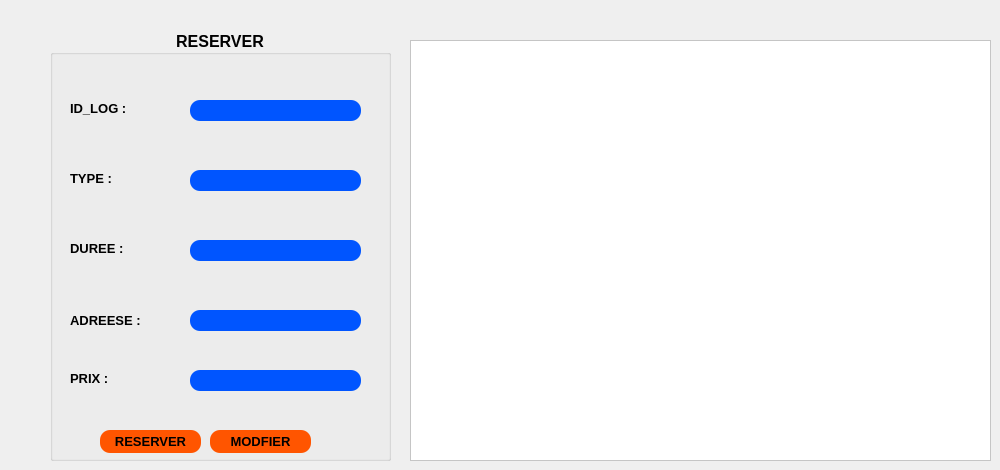
     <widget class="QWidget" name="tab_13">
      <attribute name="title">
       <string>RESERVATION</string>
      </attribute>
      <widget class="QGroupBox" name="Formulaire_3">
       <property name="geometry">
        <rect>
         <x>50</x>
         <y>30</y>
         <width>341</width>
         <height>431</height>
        </rect>
       </property>
       <property name="font">
        <font>
         <pointsize>12</pointsize>
         <weight>75</weight>
         <bold>true</bold>
        </font>
       </property>
       <property name="styleSheet">
        <string notr="true"/>
       </property>
       <property name="title">
        <string>RESERVER</string>
       </property>
       <property name="alignment">
        <set>Qt::AlignCenter</set>
       </property>
       <widget class="QLabel" name="label_60">
        <property name="geometry">
         <rect>
          <x>20</x>
          <y>70</y>
          <width>141</width>
          <height>16</height>
         </rect>
        </property>
        <property name="font">
         <font>
          <family>MS Shell Dlg 2</family>
          <pointsize>10</pointsize>
          <weight>75</weight>
          <bold>true</bold>
          <kerning>true</kerning>
         </font>
        </property>
        <property name="text">
         <string>ID_LOG :</string>
        </property>
       </widget>
       <widget class="QLabel" name="label_61">
        <property name="geometry">
         <rect>
          <x>20</x>
          <y>140</y>
          <width>111</width>
          <height>16</height>
         </rect>
        </property>
        <property name="font">
         <font>
          <family>MS Shell Dlg 2</family>
          <pointsize>10</pointsize>
          <weight>75</weight>
          <bold>true</bold>
          <kerning>true</kerning>
         </font>
        </property>
        <property name="text">
         <string>TYPE :</string>
        </property>
       </widget>
       <widget class="QLabel" name="label_62">
        <property name="geometry">
         <rect>
          <x>20</x>
          <y>210</y>
          <width>81</width>
          <height>16</height>
         </rect>
        </property>
        <property name="font">
         <font>
          <family>MS Shell Dlg 2</family>
          <pointsize>10</pointsize>
          <weight>75</weight>
          <bold>true</bold>
          <kerning>true</kerning>
         </font>
        </property>
        <property name="text">
         <string>DUREE :</string>
        </property>
       </widget>
       <widget class="QLabel" name="label_63">
        <property name="geometry">
         <rect>
          <x>20</x>
          <y>340</y>
          <width>71</width>
          <height>16</height>
         </rect>
        </property>
        <property name="font">
         <font>
          <family>MS Shell Dlg 2</family>
          <pointsize>10</pointsize>
          <weight>75</weight>
          <italic>false</italic>
          <bold>true</bold>
          <kerning>true</kerning>
         </font>
        </property>
        <property name="text">
         <string>PRIX :</string>
        </property>
       </widget>
       <widget class="QLineEdit" name="le_idlog_2">
        <property name="geometry">
         <rect>
          <x>140</x>
          <y>70</y>
          <width>171</width>
          <height>21</height>
         </rect>
        </property>
        <property name="font">
         <font>
          <pointsize>10</pointsize>
          <weight>75</weight>
          <bold>true</bold>
         </font>
        </property>
        <property name="styleSheet">
         <string notr="true">color: rgb(255,255,255);
background-color: rgb(0, 85, 255);
border-radius:10px;</string>
        </property>
       </widget>
       <widget class="QLineEdit" name="le_type_4">
        <property name="geometry">
         <rect>
          <x>140</x>
          <y>140</y>
          <width>171</width>
          <height>21</height>
         </rect>
        </property>
        <property name="font">
         <font>
          <pointsize>10</pointsize>
          <weight>75</weight>
          <bold>true</bold>
         </font>
        </property>
        <property name="styleSheet">
         <string notr="true">color: rgb(255,255,255);
background-color: rgb(0, 85, 255);
border-radius:10px;</string>
        </property>
       </widget>
       <widget class="QLineEdit" name="le_duree_2">
        <property name="geometry">
         <rect>
          <x>140</x>
          <y>210</y>
          <width>171</width>
          <height>21</height>
         </rect>
        </property>
        <property name="font">
         <font>
          <pointsize>10</pointsize>
          <weight>75</weight>
          <bold>true</bold>
         </font>
        </property>
        <property name="styleSheet">
         <string notr="true">color: rgb(255,255,255);
background-color: rgb(0, 85, 255);
border-radius:10px;</string>
        </property>
       </widget>
       <widget class="QLineEdit" name="le_adresse_2">
        <property name="geometry">
         <rect>
          <x>140</x>
          <y>280</y>
          <width>171</width>
          <height>21</height>
         </rect>
        </property>
        <property name="font">
         <font>
          <pointsize>10</pointsize>
          <weight>75</weight>
          <bold>true</bold>
         </font>
        </property>
        <property name="styleSheet">
         <string notr="true">color: rgb(255,255,255);
background-color: rgb(0, 85, 255);
border-radius:10px;</string>
        </property>
       </widget>
       <widget class="QLineEdit" name="le_prix_3">
        <property name="geometry">
         <rect>
          <x>140</x>
          <y>340</y>
          <width>171</width>
          <height>21</height>
         </rect>
        </property>
        <property name="font">
         <font>
          <pointsize>10</pointsize>
          <weight>75</weight>
          <bold>true</bold>
         </font>
        </property>
        <property name="styleSheet">
         <string notr="true">color: rgb(255,255,255);
background-color: rgb(0, 85, 255);
border-radius:10px;</string>
        </property>
       </widget>
       <widget class="QLabel" name="label_23">
        <property name="geometry">
         <rect>
          <x>20</x>
          <y>280</y>
          <width>91</width>
          <height>21</height>
         </rect>
        </property>
        <property name="font">
         <font>
          <family>MS Shell Dlg 2</family>
          <pointsize>10</pointsize>
          <weight>75</weight>
          <italic>false</italic>
          <bold>true</bold>
          <kerning>true</kerning>
         </font>
        </property>
        <property name="text">
         <string>ADREESE :</string>
        </property>
       </widget>
       <widget class="QPushButton" name="pushButton_6">
        <property name="geometry">
         <rect>
          <x>50</x>
          <y>400</y>
          <width>101</width>
          <height>23</height>
         </rect>
        </property>
        <property name="font">
         <font>
          <pointsize>10</pointsize>
          <weight>75</weight>
          <bold>true</bold>
         </font>
        </property>
        <property name="styleSheet">
         <string notr="true">QPushButton{
color: rgb(0, 0, 0);
background-color: rgb(255, 85, 0);
border-radius:10px;
}
QPushButton:hover{

color:rgb(255, 85, 0);
background-color: rgb(0, 0, 0);
}</string>
        </property>
        <property name="text">
         <string>RESERVER</string>
        </property>
       </widget>
       <widget class="QPushButton" name="pushButton_7">
        <property name="geometry">
         <rect>
          <x>160</x>
          <y>400</y>
          <width>101</width>
          <height>23</height>
         </rect>
        </property>
        <property name="font">
         <font>
          <pointsize>10</pointsize>
          <weight>75</weight>
          <bold>true</bold>
         </font>
        </property>
        <property name="styleSheet">
         <string notr="true">QPushButton{
color: rgb(0, 0, 0);
background-color: rgb(255, 85, 0);
border-radius:10px;
}
QPushButton:hover{

color:rgb(255, 85, 0);
background-color: rgb(0, 0, 0);
}</string>
        </property>
        <property name="text">
         <string>MODFIER</string>
        </property>
       </widget>
      </widget>
      <widget class="QTableView" name="tab_logement_2">
       <property name="geometry">
        <rect>
         <x>410</x>
         <y>40</y>
         <width>581</width>
         <height>421</height>
        </rect>
       </property>
       <property name="styleSheet">
        <string notr="true">background-color: rgb(255, 255, 255);</string>
       </property>
      </widget>
     </widget>
